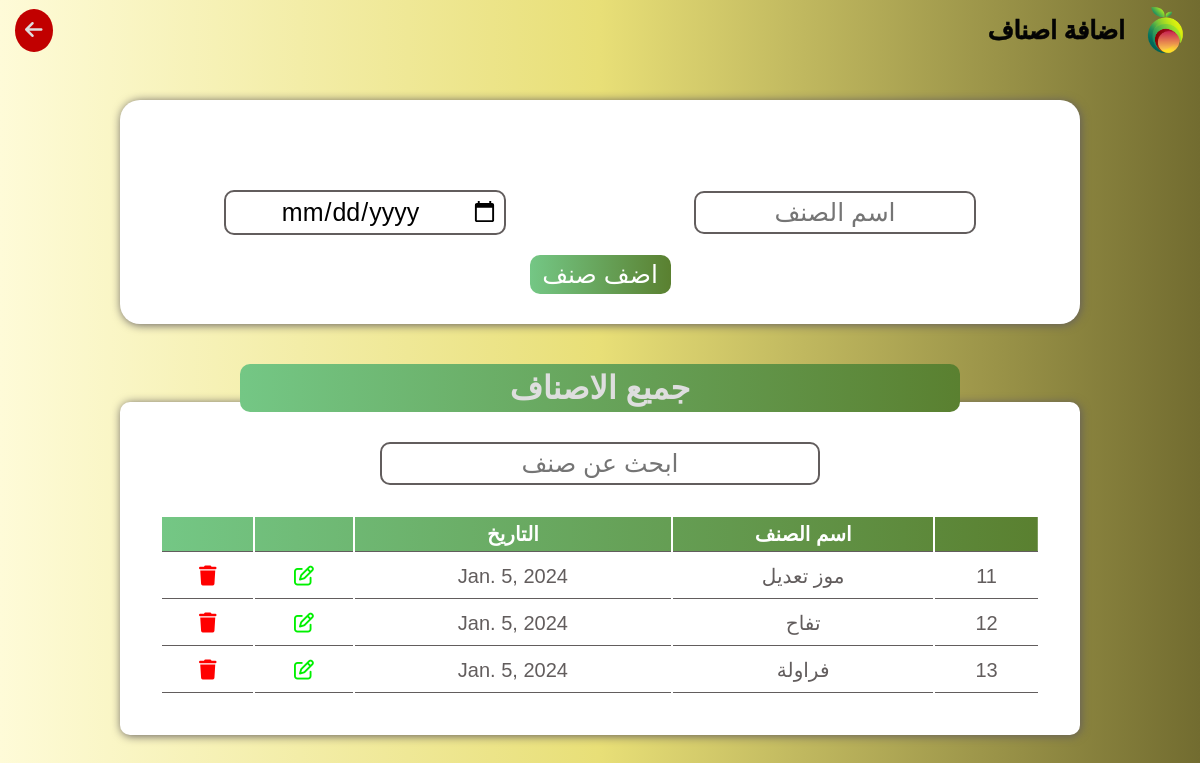
The page /items on the database as committed earlier.
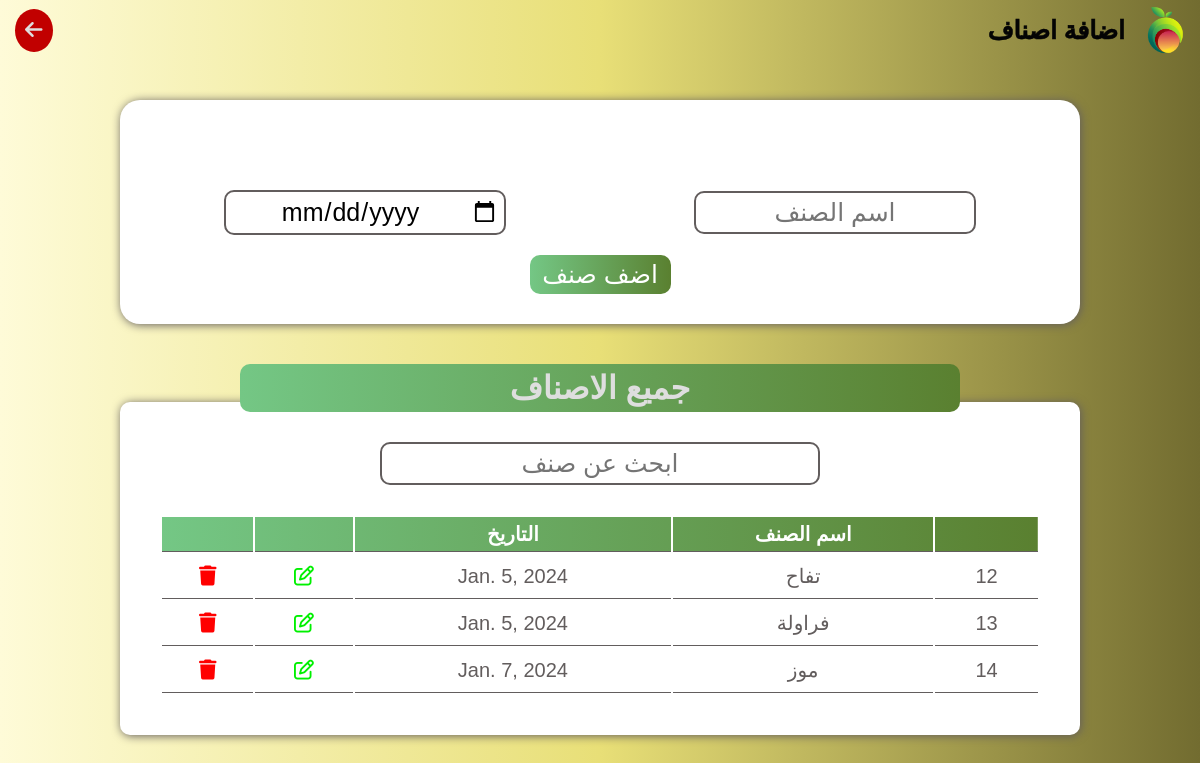
The same page on the database as committed later.
### user/models.py (models this page shows, shortened)
class Item(models.Model):
    name = models.CharField(max_length=100)
    price = models.DecimalField(max_digits=5, decimal_places=2, default=0)
    date = models.DateField(default=timezone.now().date())

### user/views.py (the view, shortened to what this page needs)
# urls.py: path('items',views.add_items, name='items' ),
def add_items(request):
    item = Item.objects.all()
    context = {'item':item}
    return render(request,"kinds.html",context)

### templates/kinds.html (shortened to what this page needs)
{% load static %}
<!DOCTYPE html>
<html lang="en">
<head>
    <link rel="stylesheet" href="https://cdnjs.cloudflare.com/ajax/libs/font-awesome/6.5.1/css/all.min.css" />
    <link rel="stylesheet" href="{% static "css/main.css" %}">
</head>
<body>
    <header>
        <div class="main">
            <img src="{% static "images/logo.png" %}" alt="">
            <h1>اضافة اصناف</h1>
        </div>
        <a href="{% url "home" %}"><i class="fa-solid fa-arrow-left"></i></a>
    </header>
    <div class="todayscar">
        <form method="POST" class="addcar" action="{% url "items" %}">
            <ul class="messages">
            </ul>
            <div>
                <input name='name' type="text" placeholder="اسم الصنف">
                <input name='date' type="date" placeholder="التاريخ">
            </div>
            <button class="addbtn">اضف صنف</button>
        </form>
        <div class="title">
            <h1>جميع الاصناف</h1>
        </div>
        <div class="table">
            <input id="searchbar" type="text" placeholder="ابحث عن صنف">
            <table>
                <thead>
                    <tr>
                        <th></th>
                        <th>اسم الصنف</th>
                        <th>التاريخ</th>
                        <th></th>
                        <th></th>
                    </tr>
                </thead>
                <tbody id="tablebody">
                    <tr>
                    {% for n in item  %}
                        <td>{{n.id}}</td>
                        <td>{{n.name}}</td>
                        <td>{{n.date}}</td>
                        <td><a href="{% url "itemupdate" n.id %}" id="editcar" class="btn" style="color: #00F000;"><i class="fa-regular fa-pen-to-square"></i></a></td>
                        <td><a href="{% url "itemdelete" n.id %}" id="deletecar" class="btn"  style="color: #FF0000;" ><i class="fa-solid fa-trash"></i></a></td>
                    </tr>
                    {% endfor %}
                </tbody>
            </table>
        </div>
    </div>
</body>
</html>

Rows that differ between the two databases and show on the page:
removed Item: id "11", name "موز تعديل", date "Jan. 5, 2024"
added Item: id "14", name "موز", date "Jan. 7, 2024"
